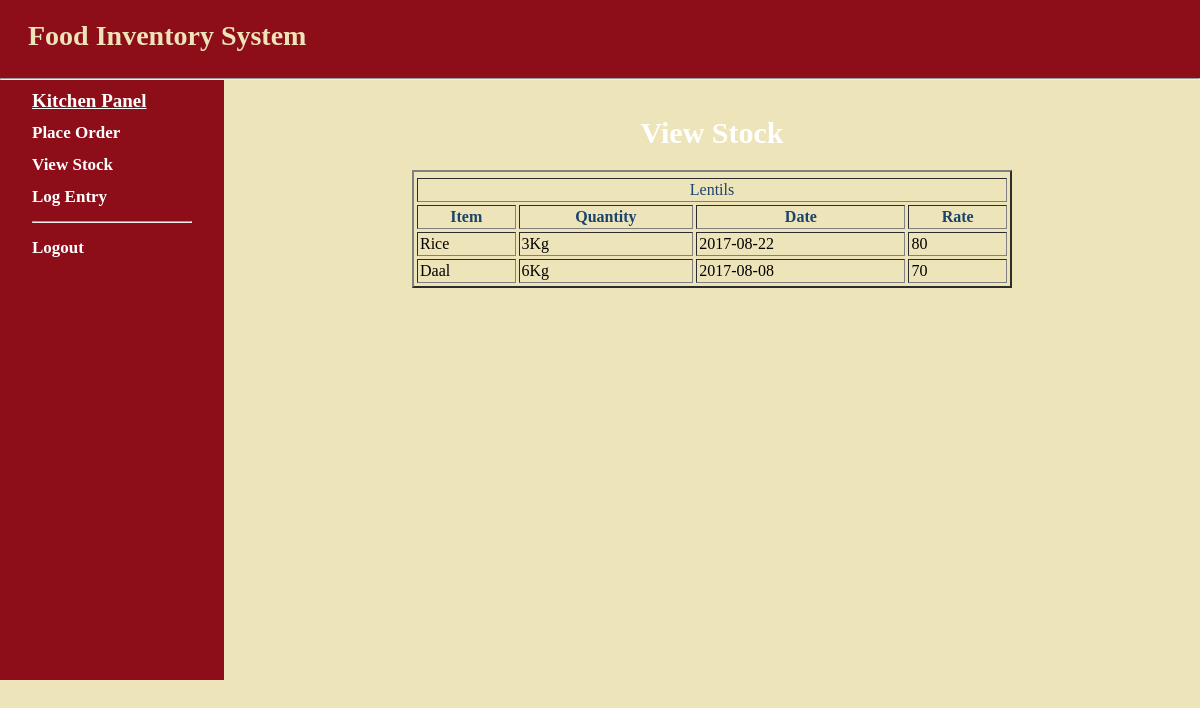
The app's page /len_view_kit.php with its own data.
### tables this page shows
CREATE TABLE IF NOT EXISTS `list` (
  `SN` int(11) NOT NULL AUTO_INCREMENT,
  `Item` varchar(50) NOT NULL,
  `Quantity` float NOT NULL,
  `Unit` varchar(50) NOT NULL,
  `Category` varchar(50) NOT NULL,
  `Date` date NOT NULL,
  `Rate` float NOT NULL,
  PRIMARY KEY (`SN`)
);

### public/len_view_kit.php (the view, shortened to what this page needs)
<?php
include ("index.php");
$sql= "select * From list where Category='Lentils'";
$record=mysqli_query($dbconnect,$sql);
?>
<html>
<head>
</head>
<body>
 <div id="main">
    <div id="navigation">
 <h1 style="text-align: left; font-family: Lucida Calligraphy; font-size:19px ;"><b><u><a href="kitchen.php">Kitchen Panel</a></u></b></h1>
<p style="font-size: 17px; font-family:Minion Pro Med;"><a href="order.php"><b>Place Order</b></a></p>
<p style="font-size: 17px; font-family:Minion Pro Med;"><a href="view_stock.php"><b>View Stock</b></a></p>
<p style="font-size: 17px; font-family:Minion Pro Med;"><a href="log.php"><b>Log Entry</b></a></p>
<hr />
<p style="font-size: 17px; font-family:Minion Pro Med;"><a href="home.php"><b>Logout</b></a></p>
	</div>
<br/>
<p style="text-align:center; font-size:30px; font-family: Calibri ; color:white "><b>View Stock</b></p>
<table width="600px" border="2" cellpadding="2" cellspacing="3" align="center">
<tr style="font-family: Cambria">
<tr style="color:#1A446C"><td colspan="4"><center>Lentils</center></td></tr>
<th style="color:#1A446C"><b>Item</b></th>
<th style="color:#1A446C"><b>Quantity</th>
<th style="color:#1A446C"><b>Date</th>
<th style="color:#1A446C"><b>Rate</th>
</tr>
<?php
while($list=mysqli_fetch_assoc($record)){
	echo "<tr>";
		echo "<td>".$list['Item']."</td>";
			echo "<td>".$list['Quantity'].$list['Unit']."</td>";
            echo "<td>".$list['Date']."</td>";
                echo "<td>".$list['Rate']."</td>";
echo "</tr>";
}
?>
</table>
<div>
<br/>
</div>
</div>
</body>
</html>

### public/stylesheets/basic1.css (style rules this page uses)
html { height:100%; width:100% }
body { width:100%; height:100%; margin:0; padding:0; border:0; font-family:Verdana,Arial,Helvetica,sans-serif,harrington; font-size:13px; line-height:15px; background: #EEE4B9; background-image: }
a { color:#8D0D19 }
#main { height:600px; width:100%; margin:0; padding:0; background:#EEE4B9; font-family:Cambria; font-size: 20px;; }
#navigation { float:left; width:160px; height:100%; margin:0; padding:0 2em; color:white; background:#8D0D19; font-size: 16px; text-align: left; }
#navigation a { color:white; text-decoration: none; }

### records on screen
list: Item "Rice", Quantity "3", Unit "Kg", Date "2017-08-22", Rate "80"
list: Item "Daal", Quantity "6", Unit "Kg", Date "2017-08-08", Rate "70"
